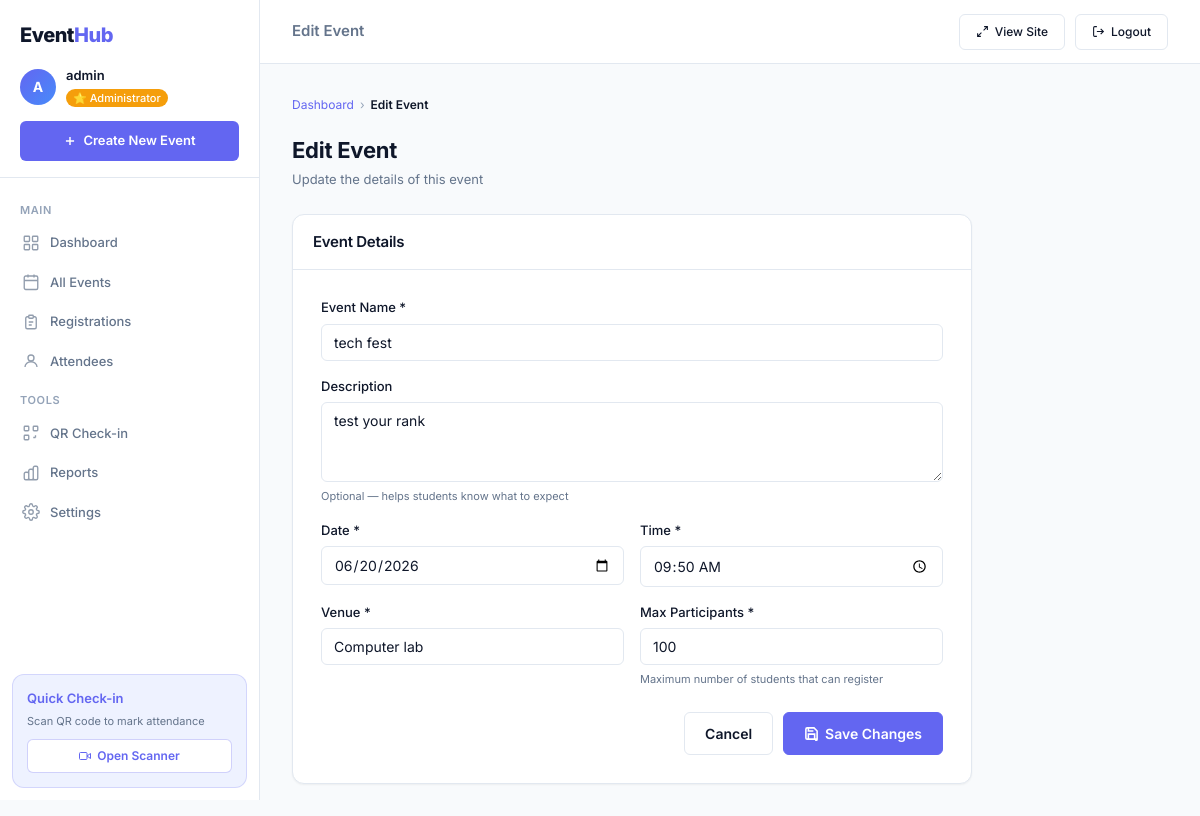
The page /admin/event/edit/1 (signed in) on the database its author committed.
### tables this page shows
CREATE TABLE events (
        id INTEGER PRIMARY KEY AUTOINCREMENT,
        name TEXT NOT NULL, description TEXT, date TEXT NOT NULL,
        time TEXT NOT NULL, venue TEXT NOT NULL, max_participants INTEGER NOT NULL,
        created_at TEXT DEFAULT CURRENT_TIMESTAMP);

### app.py (the view, shortened to what this page needs)
@app.route('/admin/event/edit/<int:event_id>', methods=['GET', 'POST'])
@admin_required
def edit_event(event_id):
    conn = get_db()
    event = conn.execute('SELECT * FROM events WHERE id=?', (event_id,)).fetchone()
    conn.close()
    return render_template('event_form.html', event=event, action='Edit')

### app.py (called while the page is built)
def get_db():
    conn = sqlite3.connect(DB_PATH)
    conn.row_factory = sqlite3.Row
    return conn

def admin_required(f):
    @wraps(f)
    def decorated(*args, **kwargs):
        if not session.get('admin_logged_in'):
            return redirect(url_for('admin_login'))
        return f(*args, **kwargs)
    return decorated

### templates/event_form.html (shortened to what this page needs)
{% extends "admin_base.html" %}
{% block topbar_title %}{{ action }} Event{% endblock %}
{% block content %}
<div class="breadcrumb">
  <a href="{{ url_for('admin_dashboard') }}">Dashboard</a>
  <span class="sep">›</span>
  <span class="current">{{ action }} Event</span>
</div>
<div class="page-header">
  <div>
    <h1>{{ action }} Event</h1>
    <p>{% if action == 'Create' %}Set up a new campus event for students to register{% else %}Update the details of this event{% endif %}</p>
  </div>
</div>
<div class="event-form-wrap">
  <div class="card">
    <div class="card-header">
      <h2>Event Details</h2>
    </div>
    <div class="card-body" style="padding:28px">
      <form method="POST">
        <div class="form-group">
          <label class="form-label">Event Name *</label>
          <input type="text" name="name" class="form-control"
                 value="{{ event.name if event else '' }}"
                 placeholder="e.g. Annual Tech Hackathon 2024" required/>
        </div>
        <div class="form-group">
          <label class="form-label">Description</label>
          <textarea name="description" class="form-control" rows="3"
                    placeholder="Brief description of the event...">{{ event.description if event else '' }}</textarea>
          <span class="form-hint">Optional — helps students know what to expect</span>
        </div>
        <div class="form-row">
          <div class="form-group">
            <label class="form-label">Date *</label>
            <input type="date" name="date" class="form-control"
                   value="{{ event.date if event else '' }}" required/>
          </div>
          <div class="form-group">
            <label class="form-label">Time *</label>
            <input type="time" name="time" class="form-control"
                   value="{{ event.time if event else '' }}" required/>
          </div>
        </div>
        <div class="form-row">
          <div class="form-group">
            <label class="form-label">Venue *</label>
            <input type="text" name="venue" class="form-control"
                   value="{{ event.venue if event else '' }}"
                   placeholder="e.g. Main Auditorium, Building A" required/>
          </div>
          <div class="form-group">
            <label class="form-label">Max Participants *</label>
            <input type="number" name="max_participants" class="form-control" min="1"
                   value="{{ event.max_participants if event else '' }}"
                   placeholder="e.g. 200" required/>
            <span class="form-hint">Maximum number of students that can register</span>
          </div>
        </div>
        <div style="height:8px"></div>
        <div style="display:flex;gap:10px;justify-content:flex-end">
          <a href="{{ url_for('admin_dashboard') }}" class="btn btn-secondary btn-lg">Cancel</a>
          <button type="submit" class="btn btn-primary btn-lg">
            {% if action == 'Create' %}
            <svg width="15" height="15" fill="none" stroke="currentColor" stroke-width="2.5" viewBox="0 0 24 24">
              <path d="M12 5v14M5 12h14"/>
            </svg>
            Create Event
            {% else %}
            <svg width="15" height="15" fill="none" stroke="currentColor" stroke-width="2.5" viewBox="0 0 24 24">
              <path d="M19 21H5a2 2 0 01-2-2V5a2 2 0 012-2h11l5 5v13a2 2 0 01-2 2z"/><polyline points="17 21 17 13 7 13 7 21"/><polyline points="7 3 7 8 15 8"/>
            </svg>
            Save Changes
            {% endif %}
          </button>
        </div>
      </form>
    </div>
  </div>
</div>
{% endblock %}

### static/style.css (style rules this page uses)
:root { --primary: #6366F1; --primary-dark: #4F46E5; --primary-light: #EEF2FF; --secondary: #478BFA; --success: #22C55E; --success-light: #DCFCE7; --warning: #F59E0B; --warning-light: #FEF3C7; --danger: #EF4444; --danger-light: #FEE2E2; --bg: #F8FAFC; --surface: #FFFFFF; --surface2: #F1F5F9; --border: #E2E8F0; --border-dark: #CBD5E1; --text: #0F172A; --text-2: #64748B; --text-3: #94A3B8; --sidebar-w: 260px; --navbar-h: 64px; --shadow-sm: 0 1px 2px rgba(0,0,0,0.05); --shadow-md: 0 4px 6px rgba(0,0,0,0.07); --shadow-lg: 0 10px 15px rgba(0,0,0,0.08); --radius-sm: 6px; --radius: 12px; --radius-lg: 16px; --font: 'Inter', sans-serif; }
*, *::before, *::after { box-sizing: border-box; margin: 0; padding: 0; }
html { scroll-behavior: smooth; }
body { font-family: var(--font); background: var(--bg); color: var(--text); min-height: 100vh; font-size: 14px; line-height: 1.5; }
a { text-decoration: none; color: inherit; }
button { font-family: var(--font); cursor: pointer; }
input, textarea, select { font-family: var(--font); }
h1 { font-size: 24px; font-weight: 700; letter-spacing: -0.25px; }
h2 { font-size: 18px; font-weight: 600; letter-spacing: -0.25px; }
.btn { display: inline-flex; align-items: center; justify-content: center; gap: 6px; padding: 8px 16px; border-radius: var(--radius-sm); font-size: 13px; font-weight: 500; border: 1px solid transparent; cursor: pointer; transition: all 0.15s; text-decoration: none; white-space: nowrap; }
.btn-primary { background: var(--primary); color: white; border-color: var(--primary); }
.btn-secondary { background: var(--surface); color: var(--text); border-color: var(--border); }
.btn-lg { padding: 10px 20px; font-size: 14px; font-weight: 600; }
.card { background: var(--surface); border: 1px solid var(--border); border-radius: var(--radius); box-shadow: var(--shadow-sm); }
.card-body { padding: 20px; }
.card-header { padding: 16px 20px; border-bottom: 1px solid var(--border); display: flex; align-items: center; justify-content: space-between; gap: 12px; }
.card-header h2 { font-size: 15px; font-weight: 600; }
.form-group { display: flex; flex-direction: column; gap: 6px; margin-bottom: 16px; }
.form-label { font-size: 13px; font-weight: 500; color: var(--text); }
.form-hint { font-size: 11px; color: var(--text-2); }
.form-control { padding: 9px 12px; background: var(--surface); border: 1px solid var(--border); border-radius: var(--radius-sm); color: var(--text); font-size: 14px; font-family: var(--font); transition: border-color 0.15s, box-shadow 0.15s; width: 100%; }
.form-control::placeholder { color: var(--text-3); }
textarea.form-control { resize: vertical; min-height: 80px; }
.form-row { display: grid; grid-template-columns: 1fr 1fr; gap: 16px; }
.event-form-wrap { max-width: 680px; }
.breadcrumb { display: flex; align-items: center; gap: 6px; font-size: 12px; color: var(--text-2); margin-bottom: 20px; }
.breadcrumb a { color: var(--primary); }
.breadcrumb .sep { color: var(--text-3); }
.breadcrumb .current { font-weight: 600; color: var(--text); }
.page-header { display: flex; align-items: flex-start; justify-content: space-between; margin-bottom: 24px; gap: 16px; flex-wrap: wrap; }
.page-header h1 { font-size: 22px; }
.page-header p { font-size: 13px; color: var(--text-2); margin-top: 3px; }

### rows shown on the page
events: name "tech fest", description "test your rank", date "06/20/2026", time "09:50", venue "Computer lab", max_participants "100"

### other values the page prints
{{ session.admin_username[0].upper() }} "A"
{{ session.admin_username }} "admin"
{{ action }} "Edit"
